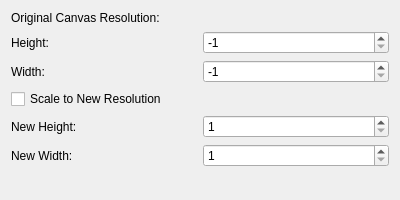
<?xml version="1.0" encoding="UTF-8"?>
<ui version="4.0">
 <class>Scaling_Widget</class>
 <widget class="QWidget" name="Scaling_Widget">
  <property name="geometry">
   <rect>
    <x>0</x>
    <y>0</y>
    <width>400</width>
    <height>200</height>
   </rect>
  </property>
  <property name="windowTitle">
   <string>Form</string>
  </property>
  <layout class="QVBoxLayout" name="verticalLayout">
   <item>
    <layout class="QVBoxLayout" name="verticalLayout_3">
     <item>
      <widget class="QLabel" name="label_2">
       <property name="text">
        <string>Original Canvas Resolution:</string>
       </property>
      </widget>
     </item>
     <item>
      <layout class="QGridLayout" name="gridLayout">
       <item row="0" column="0">
        <widget class="QLabel" name="label_3">
         <property name="text">
          <string>Height:</string>
         </property>
        </widget>
       </item>
       <item row="1" column="0">
        <widget class="QLabel" name="label_4">
         <property name="text">
          <string>Width:</string>
         </property>
        </widget>
       </item>
       <item row="1" column="1">
        <widget class="QSpinBox" name="original_width_spin">
         <property name="minimum">
          <number>-1</number>
         </property>
         <property name="maximum">
          <number>10000</number>
         </property>
         <property name="value">
          <number>-1</number>
         </property>
        </widget>
       </item>
       <item row="0" column="1">
        <widget class="QSpinBox" name="original_height_spin">
         <property name="minimum">
          <number>-1</number>
         </property>
         <property name="maximum">
          <number>10000</number>
         </property>
         <property name="value">
          <number>-1</number>
         </property>
        </widget>
       </item>
      </layout>
     </item>
    </layout>
   </item>
   <item>
    <layout class="QGridLayout" name="gridLayout_2">
     <item row="1" column="0">
      <widget class="QLabel" name="label_5">
       <property name="text">
        <string>New Height:</string>
       </property>
      </widget>
     </item>
     <item row="0" column="0">
      <widget class="QCheckBox" name="enable_image_scaling">
       <property name="text">
        <string>Scale to New Resolution</string>
       </property>
      </widget>
     </item>
     <item row="1" column="1">
      <widget class="QSpinBox" name="scaled_height_spin">
       <property name="minimum">
        <number>1</number>
       </property>
       <property name="maximum">
        <number>10000</number>
       </property>
      </widget>
     </item>
     <item row="2" column="1">
      <widget class="QSpinBox" name="scaled_width_spin">
       <property name="minimum">
        <number>1</number>
       </property>
       <property name="maximum">
        <number>10000</number>
       </property>
      </widget>
     </item>
     <item row="2" column="0">
      <widget class="QLabel" name="label_6">
       <property name="text">
        <string>New Width:</string>
       </property>
      </widget>
     </item>
    </layout>
   </item>
   <item>
    <spacer name="verticalSpacer">
     <property name="orientation">
      <enum>Qt::Orientation::Vertical</enum>
     </property>
     <property name="sizeHint" stdset="0">
      <size>
       <width>20</width>
       <height>40</height>
      </size>
     </property>
    </spacer>
   </item>
  </layout>
 </widget>
 <resources/>
 <connections/>
</ui> 
